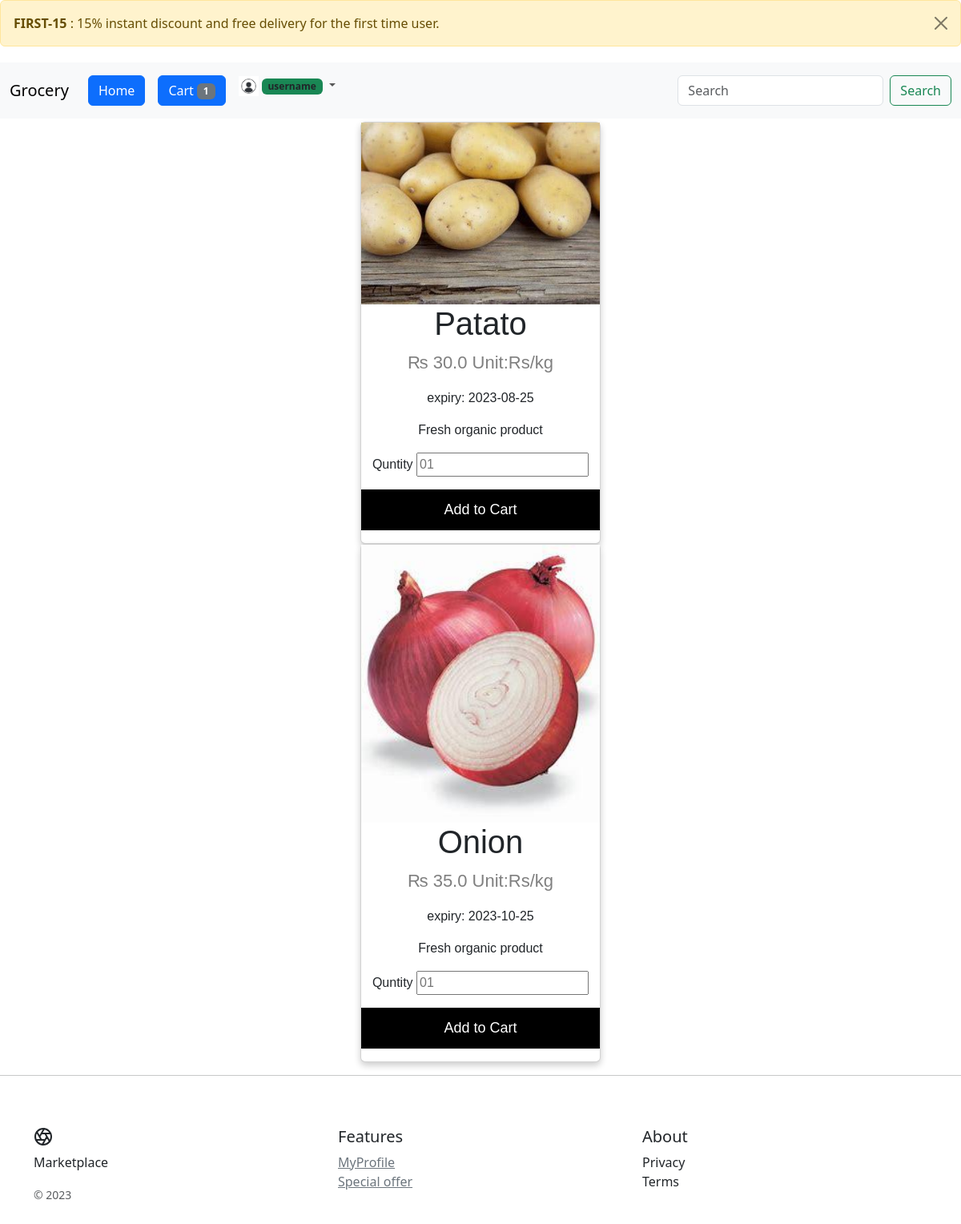
Screenshot of /product/Vegetables (signed in) with the database file from the repository.
### grocery/models.py (models this page shows)
class Users(db.Model, UserMixin):
    __tablename__ = 'user'
    id = db.Column(db.Integer, primary_key=True)
    name = db.Column(db.String(50), nullable=False)
    email = db.Column(db.String(120), unique=True, nullable=False)
    username = db.Column(db.String(120), unique=True, nullable=False)
    password = db.Column(db.String(120), nullable=False)
    address = db.Column(db.String(255), nullable=False)
    image_file = db.Column(db.String(50), nullable=False, default='/img/user/avator.png')
    '''@property
    def password(self):
        raise AttributeError('Password is not visual')
    @password.setter
    def password(self, password):
        self.password = generate_password_hash(password)
    def verify_password(self, password):
        return check_password_hash(self.password, password)

    def get_reset_token(self, expires_sec=1800):
        s = Serializer(app.config['SECRET_KEY'],expires_sec)
        return s.dumps({'user_id':self.id})

    @staticmethod
    def verify_reset_token(token):
        s = Serializer(app.config['SECRET_KEY'])
        try:
            user_id = s.loads(token)['user_id']
        except:
            return None
        return Users.query.get(user_id)

    def __repr__(self):
        return '<Name %r>' % self.name'''

class Products(db.Model):
    __tablename__ = 'productlist'
    id = db.Column(db.Integer,primary_key=True)
    product_name = db.Column(db.String(50), unique=True, nullable=False)
    detail = db.Column(db.String(255))
    category = db.Column(db.String(50), nullable=False)
    price = db.Column(db.REAL, nullable=False)
    image = db.Column(db.String,default='/img/product/default.png')
    stock = db.Column(db.Integer, nullable=False)
    expiry = db.Column(db.DATE)
    unit = db.Column(db.String(20))
    section_name = db.Column(db.String(120))

### grocery/routes.py (the view, shortened to what this page needs)
@app.route("/product/<string:sec>", methods=['GET', 'POST'])
def product(sec) :
    n = cart_count()
    data = Products.query.filter_by(section_name=sec).all()
    try:
        data[0].category
    except:
        data = [{'category':'Not Found'}]
    return render_template('product.html', data=data, n=n)

### grocery/models.py (called while the page is built)
@login_manager.user_loader
def load_user(user_id):
    return Users.query.get(int(user_id))

### grocery/routes.py (called while the page is built)
def cart_count():
    try:
        n = Cart.query.filter_by(username=current_user.username).count()
    except:
        n=0
    return n

### grocery/templates/product.html (shortened to what this page needs)
{% extends 'base.html' %}
{% block border %}
<body>
{% endblock border %}
{% block body %}
{% if data[0].product_name %}
{% for da in data %}
<form action="/product/{{da.section_name}}" method="post" class="card">
  <img src={{url_for('static',filename=da.image)}} alt="" style="width:100%">
  <h1>{{da.product_name}}</h1>
  <p class="price">₨ {{da.price}} Unit:{{da.unit}}</p>
  <p>expiry: {{da.expiry}}</p>
  <p>{{da.detail}}</p>
  {% if da.stock > 0 %}
  <p>Quntity <input type="number" name="stock" placeholder="01"></p>
  <p><button type="submit" name="add" id="add" onclick="form.submit()">Add to Cart</button></p>
  {% else %}
  <p style="background-color: #000;color:aliceblue">Out of Stock</p>
  {% endif %}
</form>
{% endfor %}
{% else %}
<h3 id="full">Not Available</h3>
<p style="text-align: center;" id="full">the product you are looking for is not available.</p>
{% endif %}
{% endblock body %}

### grocery/templates/base.html (shortened to what this page needs)
<!doctype html>
<html lang="en" data-bs-theme="auto">
  <head>
    <link href="{{url_for('static',filename='css/bootstrap.min.css')}}" rel="stylesheet">
  </head>
{% block border %}
{% endblock border %}
<div class="alert alert-warning alert-dismissible fade show" role="alert">
  <strong>FIRST-15</strong> : 15% instant discount and free delivery for the first time user.
  <button type="button" class="btn-close" data-bs-dismiss="alert" aria-label="Close"></button>
</div>
<header class="site-header sticky-top py-1">
  <nav class="navbar navbar-expand-lg navbar-light bg-light">
    <div class="container-fluid">
      <a class="navbar-brand" href="{{url_for('home')}}">Grocery</a>
      <div class="collapse navbar-collapse" id="navbarSupportedContent">
        <ul class="navbar-nav me-auto mb-2 mb-lg-0">
          <li class="nav-item">
            <a class="nav-link active" aria-current="page" href="{{url_for('home')}}"><button type="button"
                class="btn btn-primary">Home</button></a>
          </li>
          <li class="nav-item">
            <a class="nav-link" href="{{url_for('checkout')}}"><button type="button" class="btn btn-primary">Cart
              <span class="badge bg-secondary">{{n}}</span>
            </button></a>
          </li>
          <li class="nav-item dropdown">
            <a class="nav-link dropdown-toggle" href="{{url_for('myaccount')}}" id="navbarDropdown" role="button" data-bs-toggle="dropdown" aria-expanded="false">
              {% if current_user.is_authenticated %}
              <span><img src={{url_for('static',filename=current_user.image_file)}} alt="img" width="25px" height="25px"> </span>
              <span class="badge bg-success text-dark">{{current_user.username}}</span>
              {% else %}
              <span class="badge bg-info text-dark">Profile</span>
              {% endif %}
            </a>
        </ul>
        <form class="d-flex" method="post" action="/search">
          <input name="search" class="form-control me-2" type="search" placeholder="Search" aria-label="Search">
          <button class="btn btn-outline-success" type="submit">Search</button>
        </form>
      </div>
    </div>
  </nav>
</header>
{% block body %}
{% endblock body %}
<hr/>
<footer class="container py-5">
    <div class="row">
      <div class="col-12 col-md">
        <p>Marketplace</p>
        <small class="d-block mb-3 text-body-secondary">&copy; 2023</small>
      </div>
      <div class="col-6 col-md">
        <h5>Features</h5>
        <ul class="list-unstyled text-small">
          <li><a class="link-secondary" href="{{url_for('myaccount')}}">
            MyProfile
          </a></li>
          <li><a class="link-secondary" href="{{url_for('today')}}">
            Special offer
          </a></li>
        </ul>
      </div>
      <div class="col-6 col-md">
        <h5>About</h5>
        <ul class="list-unstyled text-small">
          <li><div class="popup" onclick="myFunction()">Privacy
          </div></li>
          <li><div class="popup" onclick="myFunction01()">Terms
          </div></li>
        </ul>
      </div>
    </div>
  </footer>
    </body>
  </html>

### grocery/templates/base.html (style rules this page uses)
.popup { position: relative; display: inline-block; cursor: pointer; -webkit-user-select: none; -moz-user-select: none; -ms-user-select: none; user-select: none; }

### grocery/templates/product.html (style rules this page uses)
.card { box-shadow: 0 4px 8px 0 rgba(0, 0, 0, 0.2); max-width: 300px; margin: auto; text-align: center; font-family: arial; }
.price { color: grey; font-size: 22px; }
.card button { border: none; outline: 0; padding: 12px; color: white; background-color: #000; text-align: center; cursor: pointer; width: 100%; font-size: 18px; }

### rows the page displays
Users: image_file (picture), username "username"
Products: image (picture), product_name "Patato", price "30.0", unit "Rs/kg", expiry "2023-08-25", detail "Fresh organic product"
Products: image (picture), product_name "Onion", price "35.0", unit "Rs/kg", expiry "2023-10-25", detail "Fresh organic product"

### other values shown
{{ n }} "1"
